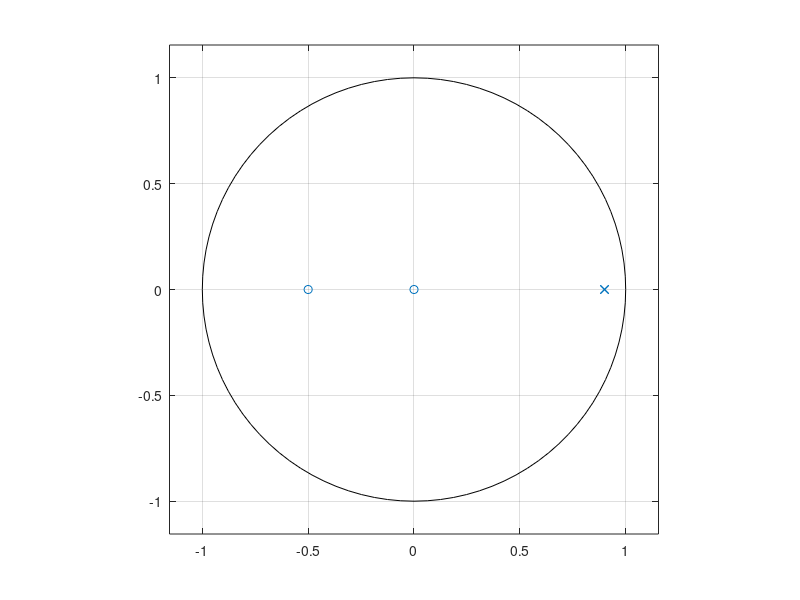
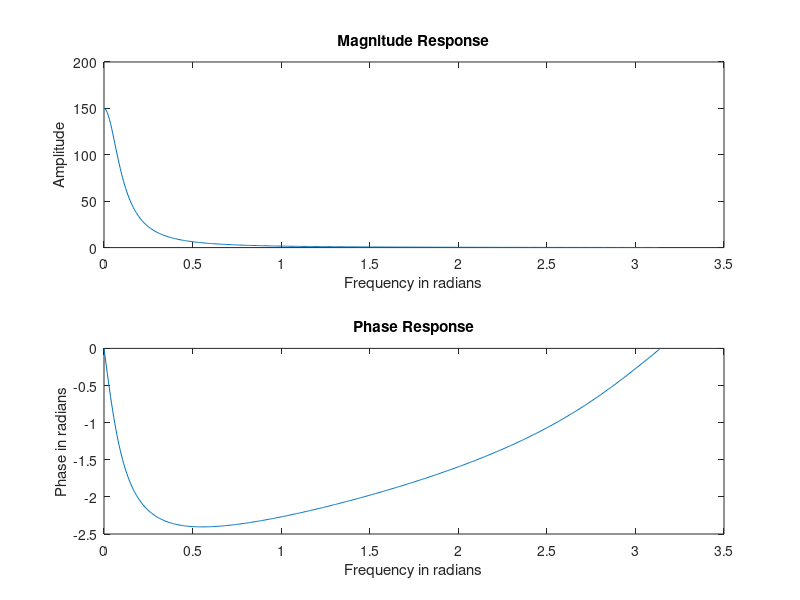
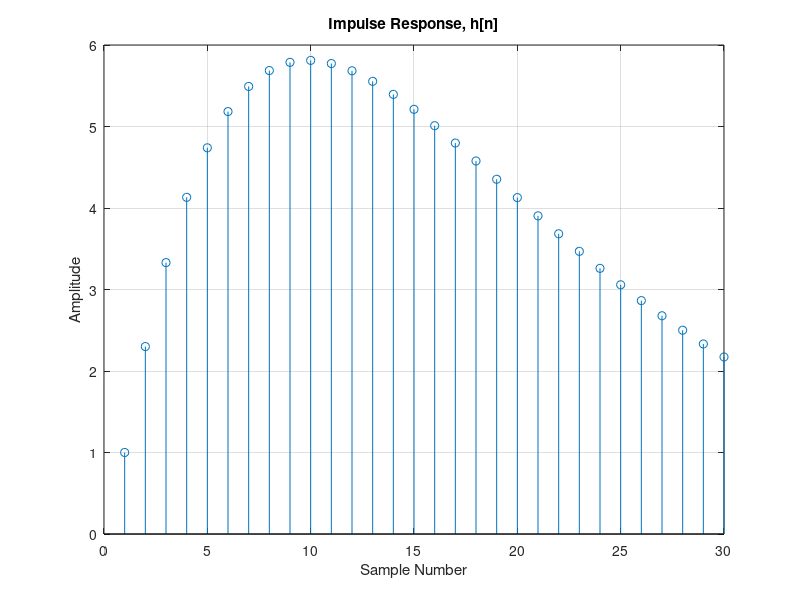
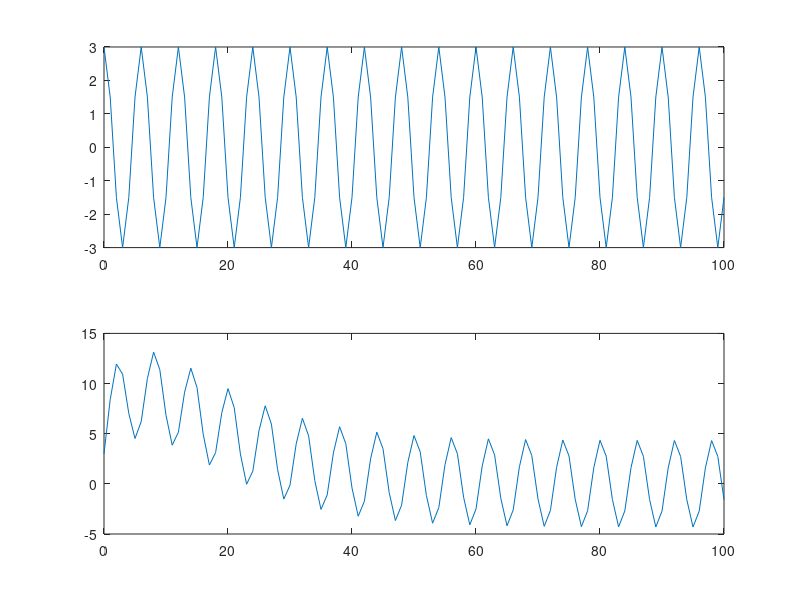

The MATLAB script that drew these images, in order:
clc; 
clear all; 
close all;
b = [1 0.5]; % Coefficients of numerator polynomials 
a = [1 -1.8 0.81]; % Coefficients of denominator 
%polynomials
% To obtain system function in the partial fraction form
[r p k]=residuez(b,a); % finds the residues, poles and direct 
%terms of the partial-%fraction expansion of the system function. 
disp(['r = ' num2str(r')]);
disp(['p = ' num2str(p')]);
disp(['k = ' num2str(k')]);
% To obtain The pole – zero plot
[z p k] = tf2zp(b,a); % To obtain zeros , ploes and gain constant 
%of the system.
disp('Zeros are at'); disp(z); 
disp('poles are at'); disp(p); 
disp('Gain Constant is'); disp(k);
zplane(b,a); % Gives the pole – zero plot
% To obtain frequency response of the system
N = 512; % Frequency resolution assumed.
[h w] = freqz(b,a,N);% returns the N-point complex frequency 
%response
%vector h and the N-point frequency vector w in radians. 
figure;
subplot(211), plot(w,abs(h)), title('Magnitude Response');

xlabel('Frequency in radians'), ylabel('Amplitude'); 
subplot(212), plot(w, angle(h)), title('Phase Response'); 
xlabel('Frequency in radians'), ylabel('Phase in radians');
% To Obtain the unit impulse response of the system
L = 30; % First 15 values of the impulse response 
[y n] = impz(b,a,L);
figure;
stem(y), title('Impulse Response, h[n]'); 
grid on;
xlabel('Sample Number'), ylabel('Amplitude');
% To find the output of the system for the given input 
n = 0:100;
u = [n>=0];
x = 3*cos(n*pi/3).*u; % input signal 
y = filter(b, a, x); % o/p signal
figure;
subplot(211), plot(n,x);
subplot(212), plot(n,y);